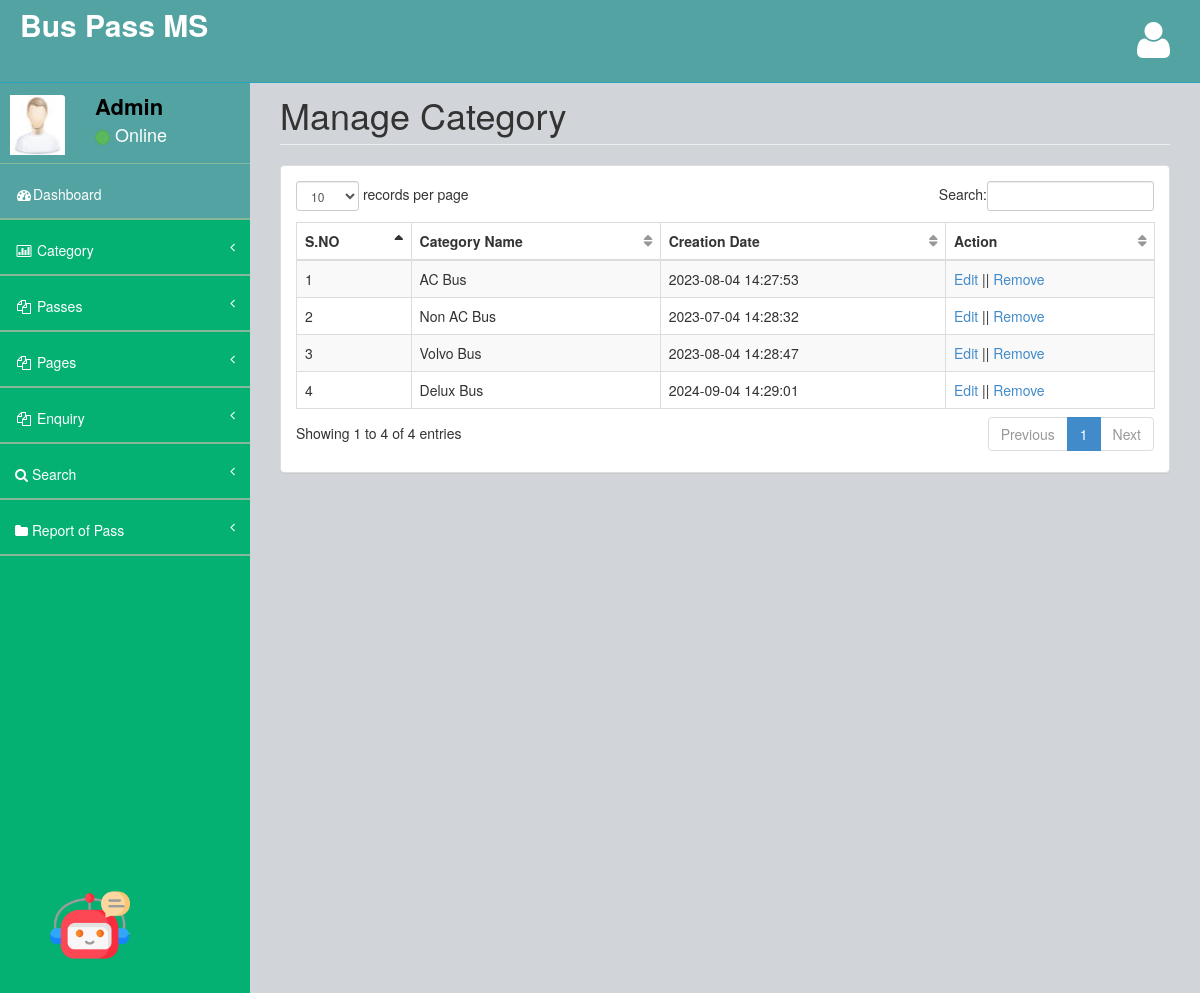
Page /admin/manage-category.php (signed in) on the committed database.
### tables this page shows
CREATE TABLE `tblcategory` (
  `ID` int(10) NOT NULL,
  `CategoryName` varchar(200) DEFAULT NULL,
  `CreationDate` timestamp NULL DEFAULT CURRENT_TIMESTAMP
);

### admin/manage-category.php (the view, shortened to what this page needs)
<?php
include('includes/dbconnection.php');
if (strlen($_SESSION['bpmsaid']==0)) {
  header('location:logout.php');
  } else{
  ?>
<!DOCTYPE html>
<html>
<head>
    <link href="assets/plugins/bootstrap/bootstrap.css" rel="stylesheet" />
    <link href="assets/font-awesome/css/font-awesome.css" rel="stylesheet" />
    <link href="assets/plugins/pace/pace-theme-big-counter.css" rel="stylesheet" />
  <link href="assets/css/style.css" rel="stylesheet" />
      <link href="assets/css/main-style.css" rel="stylesheet" />
    <link href="assets/plugins/dataTables/dataTables.bootstrap.css" rel="stylesheet" />
</head>
<body>
    <div id="wrapper">
       <?php include_once('includes/header.php');?>
        <?php include_once('includes/sidebar.php');?>
        <div id="page-wrapper">
            <div class="row">
                <div class="col-lg-12">
                    <h1 class="page-header">Manage Category</h1>
                </div>
            </div>
            <div class="row">
                <div class="col-lg-12">
                    <div class="panel panel-default">
                        <div class="panel-body">
                            <div class="table-responsive">
                                <table class="table table-striped table-bordered table-hover" id="dataTables-example">
                                    <thead>
                                        <tr>
                                            <th>S.NO</th>
                                            <th>Category Name</th>
                                            <th>Creation Date</th>
                                            <th>Action</th>
                                        </tr>
                                    </thead>
                                    <tbody>
                                        <?php
$sql="SELECT * from tblcategory";
$query = $dbh -> prepare($sql);
$query->execute();
$results=$query->fetchAll(PDO::FETCH_OBJ);
$cnt=1;
if($query->rowCount() > 0)
{
foreach($results as $row)
{               ?>
                                       <tr>
                  <td><?php echo htmlentities($cnt);?></td>
                  <td><?php  echo htmlentities($row->CategoryName);?></td>
                  <td><?php  echo htmlentities($row->CreationDate);?></td>
                  <td><a href="edit-category-detail.php?editid=<?php echo htmlentities ($row->ID);?>">Edit</a> || <a href="manage-category.php?delid=<?php echo ($row->ID);?>" onclick="return confirm('Do you really want to Delete ?');">Remove</i></a></td>
                </tr>
               <?php $cnt=$cnt+1;}} ?>
                                    </tbody>
                                </table>
                            </div>
                        </div>
                    </div>
                </div>
            </div>
        </div>
    </div>
</body>
</html>
<?php }  ?>

### admin/includes/sidebar.php (shortened to what this page needs)
<?php
include('includes/dbconnection.php');
?>
        <nav class="navbar-default navbar-static-side" role="navigation">
            <div class="sidebar-collapse">
                <ul class="nav" id="side-menu">
                    <li>
                        <div class="user-section">
                            <div class="user-section-inner">
                                <img src="assets/img/user.jpg" alt="">
                            </div>
                            <div class="user-info">
                                <?php
$aid=$_SESSION['bpmsaid'];
$sql="SELECT AdminName from  tbladmin where ID=:aid";
$query = $dbh -> prepare($sql);
$query->bindParam(':aid',$aid,PDO::PARAM_STR);
$query->execute();
$results=$query->fetchAll(PDO::FETCH_OBJ);
$cnt=1;
if($query->rowCount() > 0)
{
foreach($results as $row)
{               ?>
                                <div><strong><?php  echo $row->AdminName;?></strong></div>
                                <div class="user-text-online">
                                    <span class="user-circle-online btn btn-success btn-circle "></span>&nbsp;Online
                                </div>
                            </div>
                            <?php $cnt=$cnt+1;}} ?>
                        </div>
                    </li>
                    <li class="selected">
                        <a href="dashboard.php"><i class="fa fa-dashboard fa-fw"></i>Dashboard</a>
                    </li>
                    <li>
                        <a href="#"><i class="fa fa-bar-chart-o fa-fw"></i> Category<span class="fa arrow"></span></a>
                    </li>
                    <li>
                        <a href="#"><i class="fa fa-files-o fa-fw"></i> Passes<span class="fa arrow"></span></a>
                    </li>
                    <li>
                        <a href="#"><i class="fa fa-files-o fa-fw"></i> Pages<span class="fa arrow"></span></a>
                    </li>
                    <li>
                        <a href="#"><i class="fa fa-files-o fa-fw"></i> Enquiry<span class="fa arrow"></span></a>
                    </li>
                    <li>
                        <a href="search-pass.php"><i class="fa fa-search"></i>  Search<span class="fa arrow"></span></a>
                        </li>
                        <li>
                        <a href="pass-bwdates-report.php"><i class="fa fa-folder"></i>  Report of Pass<span class="fa arrow"></span></a>
                        </li>
                        <link rel="stylesheet" href="assets/css/bot_logo1.css">
            <div class="sidebar-bottom">
                <div class="chatbot-logo-container">
                    <a href="bot.php">
                        <img src="images/robot.png" alt="robot" class="chatbot-logo">
                    </a>
                </div>
            </div>
                </ul>
            </div>
        </nav>

### admin/assets/css/style.css (style rules this page uses)
body { background-color: #f8f8f8; }
#wrapper { width: 100%; margin-top: 55px!important; background-color:#04B173; }
#page-wrapper { padding: 0 15px; min-height: 568px; background-color:rgb(209, 212, 216); }
.navbar-static-side ul li { border-bottom:1px solid #84B899 !important; }
.arrow { float: right; }
.fa.arrow:before { content: "\f104"; }
@media (min-width:768px) { .navbar-static-side { z-index: 1; position: absolute; width: 250px; } }
table.dataTable thead .sorting, table.dataTable thead .sorting_asc:after, table.dataTable thead .sorting_desc, table.dataTable thead .sorting_asc_disabled, table.dataTable thead .sorting_desc_disabled { background: transparent; }
table.dataTable thead .sorting_asc:after { content: "\f0de"; float: right; font-family: fontawesome; }
table.dataTable thead .sorting:after { content: "\f0dc"; float: right; font-family: fontawesome; color: rgba(50,50,50,.5); }
.btn-circle { width: 30px; height: 30px; padding: 6px 0; border-radius: 15px; text-align: center; font-size: 12px; line-height: 1.428571429; }

### admin/assets/css/main-style.css (style rules this page uses)
.user-section-inner { height: 65px; width: 65px; -moz-border-radius: 3px; -webkit-border-radius: 3px; border-radius: 3px; overflow: hidden; display: inline-block; float: left; margin-right: 15px; margin-top: 20px; }
.user-section-inner img { margin-left:10px; width:55px; height:60px; }
.user-info { display: block; color:#000!important; display: inline-block; padding: 15px; margin-bottom: 0px }
.user-text-online { font-size:18px; color:#fff }
.user-circle-online { width: 15px!important; height: 15px!important; }
.nav > li > a { padding: 20px 15px; }
#side-menu { background-color:#04B173; }
#side-menu a { color:#fff; border-bottom: 1px solid #84B899 !important; height: 55px; }
.selected { background-color:rgb(83, 163, 163); }
.navbar-default { border-color: #27A6BE; }
@media (min-width:768px) { #page-wrapper { position: inherit; margin: 0 0 0 250px; padding: 0 30px; min-height: 1000px; } }

### admin/assets/css/bot_logo1.css (style rules this page uses)
.sidebar-bottom { position: fixed; bottom: 90px; left: 50px; width: 100%; z-index: 10; }
.sidebar-bottom .chatbot-logo { max-width: 80px; }

### rows in the picture
tblcategory: CategoryName "AC Bus", CreationDate "2023-08-04 14:27:53"
tblcategory: CategoryName "Non AC Bus", CreationDate "2023-07-04 14:28:32"
tblcategory: CategoryName "Volvo Bus", CreationDate "2023-08-04 14:28:47"
tblcategory: CategoryName "Delux Bus", CreationDate "2024-09-04 14:29:01"

### other values in the picture
$row->AdminName "Admin"
